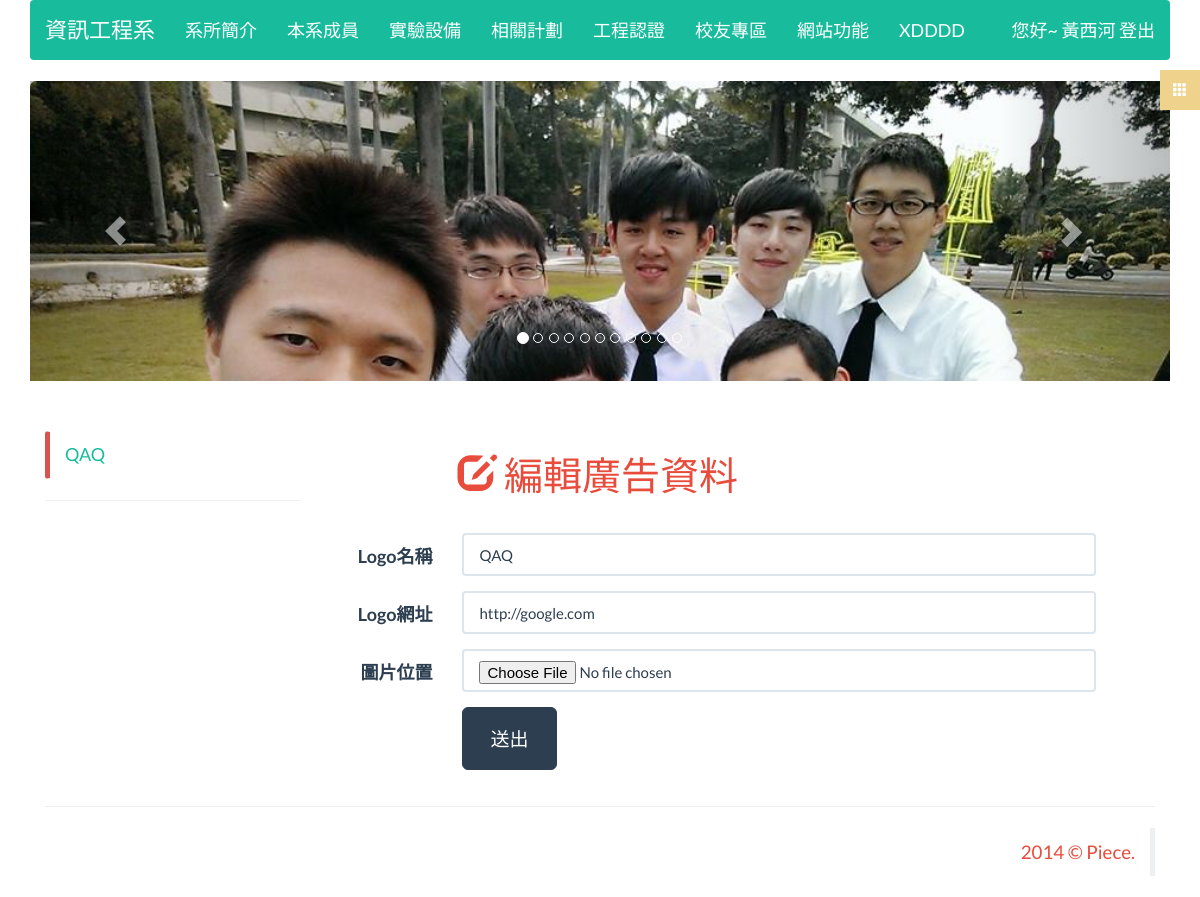
Screenshot of /advertisment/edit_advertisment/4 (signed in) with the database file from the repository.
### tables this page shows
CREATE TABLE IF NOT EXISTS `page` (
`pageId` int(11) NOT NULL,
  `pageName` varchar(100) NOT NULL,
  `pageClass` varchar(100) NOT NULL,
  `pageContent` text NOT NULL
);

CREATE TABLE IF NOT EXISTS `page_category` (
`pageClass` int(11) NOT NULL,
  `pageClassName` varchar(100) NOT NULL
);

CREATE TABLE IF NOT EXISTS `advertisment` (
`adId` int(11) NOT NULL,
  `logoPath` varchar(100) NOT NULL COMMENT 'logo儲存位置',
  `logoUrl` varchar(100) NOT NULL COMMENT 'logo網址',
  `logoTitle` varchar(50) NOT NULL COMMENT 'logo描述'
);

### application/controllers/advertisment.php (called while the page is built, shortened)
<?php if ( ! defined('BASEPATH')) exit('No direct script access allowed');
class Advertisment extends MY_Controller {
	function __construct(){
		parent::__construct();
		$this->load->model('advertisment_model');
		$this->asideQuery = $this->aside_model->select_advertisment();
	}
	public function edit_advertisment($adId){
		$query = $this->advertisment_model->select_ad_data_by_adId($adId);
		$this->load->library('form_validation');
		$this->form_validation->set_rules('logoTitle', 'logo名稱', 'trim|required|xss_clean');
		$this->form_validation->set_rules('logoUrl', '網址', 'trim|required');
  	if ($this->form_validation->run() == FALSE){
  		$this->load->view('edit_advertisment', array(
  			'query' => $query,
  			'asideQuery' => $this->asideQuery,
  			'headerQuery' => $this->headerQuery
  			));
  		return true;
  	}
  	return true;
	}
}

### index.php (called while the page is built, shortened)
<?php
require_once BASEPATH.'core/CodeIgniter.php';

### application/libraries/Session.php (called while the page is built, shortened)
<?php if ( ! defined('BASEPATH')) exit('No direct script access allowed');
class Session
{
    protected $sess_namespace = '';
    protected $store = array();
     private function initialize()
     {
        if (isset($_SESSION[$this->sess_namespace]) ) {
            $this->store = $_SESSION[$this->sess_namespace];
        }
        $destroy = false;
        if (!$destroy) {
            return;
        }
    }
    public function userdata($value)
    {
        if (isset($this->store[$value])) {
            return $this->store[$value];
        } else {
            return false;
        }
    }
    public function set_userdata($data = array(), $value = '')
    {
        if (is_string($data)) {
            $data = array($data => $value);
        }
        foreach ($data as $key => $val) {
            $this->store[$key] = $val;
        }
    }
}

### application/models/header_model.php (called while the page is built, shortened)
<?php if ( ! defined('BASEPATH')) exit('No direct script access allowed');
class header_model extends CI_Model{
	function select_header_data_by_page_category(){
		$this->db->select('*');
		$this->db->from('page');
		$this->db->join('page_category', 'page.pageClass = page_category.pageClass');
		$this->db->order_by("page_category.pageClass","asc");
		$query = $this->db->get();
		return $query->result();
	}
}

### application/core/MY_Controller.php (called while the page is built, shortened)
<?php if ( ! defined('BASEPATH')) exit('No direct script access allowed');
class MY_Controller extends CI_Controller {
	function __construct(){
		$this->header();
	}
	protected function header(){
		$this->headerQuery = $this->header_model->select_header_data_by_page_category();
		return true;
	}
}

### application/models/aside_model.php (called while the page is built, shortened)
<?php if ( ! defined('BASEPATH')) exit('No direct script access allowed');
class Aside_model extends CI_Model{
	function select_file(){
		$this->db->select('fileClass AS asideValue, fileClassName AS asideName');
		$this->db->from('file_category');
		$this->db->order_by("fileClass","desc");
		$query = $this->db->get();
		return $query->result();
	}
	function select_advertisment(){
		$this->db->select('adId AS asideValue, logoTitle AS asideName');
		$this->db->from('advertisment');
		$this->db->order_by("adId","desc");
		$query = $this->db->get();
		foreach ($query->result() as $key => $value) {
			$value->asideValue = 'advertisment/edit_advertisment/'.$value->asideValue;
		}
		return $query->result();
	}
}

### application/models/advertisment_model.php (called while the page is built, shortened)
<?php if ( ! defined('BASEPATH')) exit('No direct script access allowed');
class Advertisment_model extends CI_Model{
	function select_ad_data_by_adId($adId){
		$query = $this->db->get_where('advertisment', array('adId' => $adId));
		return $query->row();
	}
}

### application/views/edit_advertisment.php (the view, shortened to what this page needs)
<? @require_once('templates/_header.php');?>
<article class="row wow fadeInUp">
<h1 class="text-danger col-sm-offset-2"><span class="glyphicon glyphicon-edit"></span> 編輯廣告資料</h1>
<br>
<form class="form-horizontal" role="form" method="post" action=""  enctype="multipart/form-data">
  <div class="form-group">
    <label class="col-sm-2 control-label">Logo名稱</label>
    <div class="col-sm-9">
      <input type="text" class="form-control" name="logoTitle" placeholder="ex. 谷歌" value="<?= $query->logoTitle;?>">
    </div>
  </div>
  <div class="form-group">
    <label for="inputAccount" class="col-sm-2 control-label">Logo網址</label>
    <div class="col-sm-9">
      <input type="text" class="form-control" name="logoUrl" placeholder="http://" value="<?= $query->logoUrl;?>">
    </div>
  </div>
  <div class="form-group">
    <label class="col-sm-2 control-label">圖片位置</label>
    <div class="col-sm-9">
      <input type="file" name="userfile" class="form-control" />
    </div>
  </div>
  <div class="form-group">
    <div class="col-sm-offset-2 col-sm-10">
      <button type="submit" class="btn btn-primary btn-lg">送出</button>
    </div>
  </div>
</form>
</article>
<? @require_once('templates/_footer.php');?>

### application/views/templates/_header.php (shortened to what this page needs)
<!DOCTYPE html>
<html>
<head>
  <link rel="stylesheet" type="text/css" href="<?=base_url('asset/css/flatly.bootstrap.min.css')?>">
  <link rel="stylesheet" type="text/css" href="<?=base_url('asset/css/font-awesome.min.css')?>">
  <link rel="stylesheet" type="text/css" href="<?=base_url('asset/css/menu.css')?>">
  <link rel="stylesheet" type="text/css" href="<?=base_url('asset/css/animate.css')?>">
  <link rel="stylesheet" type="text/css" href="<?=base_url('asset/css/piece.css')?>">
</head>
<body>
<div class="container">
<? if($this->session->userdata('account')){ ?>
<nav class="menu" id="theMenu">
  <div id="menuToggle"><span class="glyphicon glyphicon-th"></span></div>
</nav>
<? } ?>
<header class="row" style="margin: 0 0 50px 0;">
  <nav class="navbar navbar-default navbar-inverse" role="navigation" id="nav" style="z-index:1;">
    <div class="navbar-header">
      <a class="navbar-brand" href="<?= base_url('')?>">資訊工程系</a>
    </div>
    <div class="collapse navbar-collapse" id="bs-example-navbar-collapse-1">
      <ul class="nav navbar-nav">
        <ul class="hidden"><li>
        <?php $delay = 0;?>
        <?php $temp = -1?>
        <?php $animate_string = array('bounce', 'flash', 'pulse', 'bounceIn')?>
        <?php $animate_string = $animate_string[array_rand($animate_string)]?>
        <?php foreach ($headerQuery as $key => $value): ?>
          <?php if ($value->pageClass != $temp): ?>
            </ul></li>
            <li class="dropdown wow <?= $animate_string?>" data-wow-delay="<?=$delay+=0.1?>s">
            <a href="#" class="dropdown-toggle btn-hover-success" data-toggle="dropdown"><?= $value->pageClassName?></a>
            <ul class="dropdown-menu wow flipInX">
          <?php endif ?>
          <?php $temp = $value->pageClass; ?>
        <?php endforeach ?>
      </ul></li></ul>
      <?php if ( ! $this->session->userdata('account')): ?>
        <ul class="nav navbar-nav navbar-right">
          <li><a href="#"  data-toggle="modal" data-target="#login_btn">登入</a></li>
        </ul>
      <?php else: ?>
        <ul class="nav navbar-nav navbar-right">
          <li><a href="<?= base_url('user/logout')?>" >您好~ <?= $this->session->userdata('name')?> 登出</a></li>
        </ul>
      <?php endif ?>
    </div>
  </nav>
  <div id="carousel-example-generic" class="carousel slide" data-ride="carousel">
    <ol class="carousel-indicators">
      <li data-target="#carousel-example-generic" data-slide-to="0" class="active"></li>
      <li data-target="#carousel-example-generic" data-slide-to="1"></li>
      <li data-target="#carousel-example-generic" data-slide-to="2"></li>
      <li data-target="#carousel-example-generic" data-slide-to="3"></li>
      <li data-target="#carousel-example-generic" data-slide-to="4"></li>
      <li data-target="#carousel-example-generic" data-slide-to="5"></li>
      <li data-target="#carousel-example-generic" data-slide-to="6"></li>
      <li data-target="#carousel-example-generic" data-slide-to="7"></li>
      <li data-target="#carousel-example-generic" data-slide-to="8"></li>
      <li data-target="#carousel-example-generic" data-slide-to="9"></li>
      <li data-target="#carousel-example-generic" data-slide-to="10"></li>
    </ol>
    <div class="carousel-inner" role="listbox" style="height: 300px;">
      <div class="item active">
        <img src="<?=base_url('asset/img/banner/1.jpg')?>" class="img-rounded" alt="..." style="width:100%; height: 100%;">
      </div>
    </div>
    <a class="left carousel-control" href="#carousel-example-generic" role="button" data-slide="prev">
      <span class="glyphicon glyphicon-chevron-left" aria-hidden="true"></span>
    </a>
    <a class="right carousel-control" href="#carousel-example-generic" role="button" data-slide="next">
      <span class="glyphicon glyphicon-chevron-right" aria-hidden="true"></span>
    </a>
  </div>
</header>
<aside class="col-xs-12 col-sm-3 col-md-3">
  <ul class="nav nav-pills nav-stacked hidden-xs" >
    <?php $delay = 0;?>
    <?php foreach ($asideQuery as $key => $value): ?>
      <li class="wow slideInLeft" data-wow-delay="<?=$delay+=0.1?>s" data-wow-offset="-999" style="border: 1px solid #fff; border-radius:3px; border-left-color: #d9534f; border-left-width: 5px;">
        <a href="<?= base_url($value->asideValue)?>"><?= $value->asideName;?></a>
      </li>
      <hr>
    <?php endforeach ?>
  </ul>
</aside>
<div class="col-xs-12 col-sm-9 col-md-9">

### asset/css/menu.css (style rules this page uses)
.menu { position: fixed; right: -250px; width: 260px; height: 100%; top: 0; z-index: 10; text-align: left; }
.menu, .body-push { -webkit-transition: all .3s ease; -moz-transition: all .3s ease; -ms-transition: all .3s ease; -o-transition: all .3s ease; transition: all .3s ease; }
#menuToggle { position: absolute; top: 70px; left: -30px; z-index: 11; display: block; text-align: center; font-size: 14px; color: #ffffff; width: 40px; height: 40px; line-height: 40px; cursor: pointer; background: rgba(239,210,139,1); -webkit-transition: all .1s ease-in-out; -moz-transition: all .1s ease-in-out; -ms-transition: all .1s ease-in-out; -o-transition: all .1s ease-in-out; transition: all .1s ease-in-out; }

### rows the page displays
page: page_category.pageClassName "系所簡介"
page: page_category.pageClassName "本系成員"
page: page_category.pageClassName "實驗設備"
page: page_category.pageClassName "相關計劃"
page: page_category.pageClassName "工程認證"
page: page_category.pageClassName "校友專區"
page: page_category.pageClassName "網站功能"
page: page_category.pageClassName "XDDDD"
advertisment: logoTitle "QAQ", logoUrl "http://google.com"

### other values shown
$this->session->userdata('name') "黃西河"
